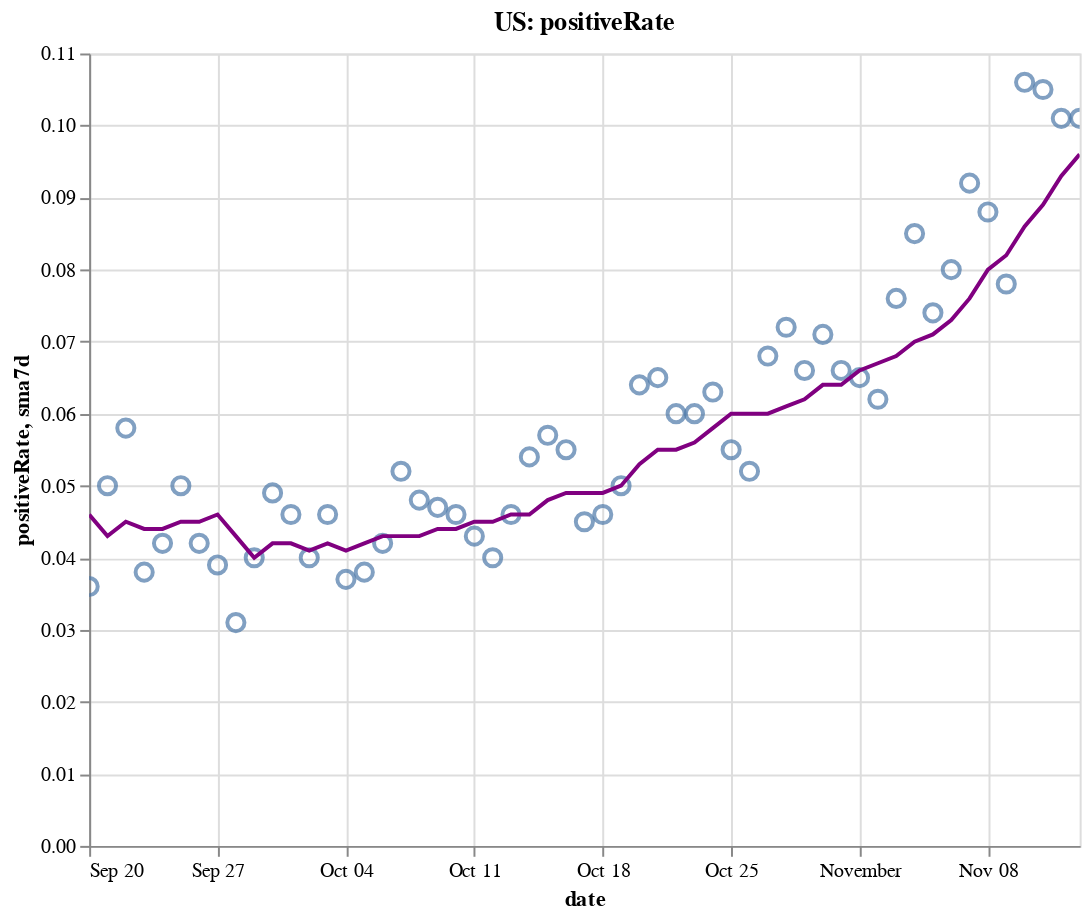

Source (notebook cell):
### Code cell
create_plot(us, 'positiveRate')

### Figure 1 — Vega-Lite specification as saved in the notebook (floating-point values rounded to 4 significant figures)
{"config": {"view": {"continuousWidth": 400, "continuousHeight": 300}}, "layer": [{"layer": [{"mark": {"type": "point", "size": 75}, "encoding": {"tooltip": [{"type": "temporal", "field": "date"}, {"type": "quantitative", "field": "positiveRate"}, {"type": "quantitative", "field": "sma7d"}], "x": {"type": "temporal", "field": "date"}, "y": {"type": "quantitative", "field": "positiveRate"}}, "selection": {"selector004": {"type": "interval", "bind": "scales", "encodings": ["x", "y"]}}}, {"mark": {"type": "line", "color": "purple"}, "encoding": {"x": {"type": "temporal", "field": "date"}, "y": {"type": "quantitative", "field": "sma7d"}}}]}, {"mark": {"type": "rule", "color": "#aaa"}, "encoding": {"x": {"type": "temporal", "field": "date"}}, "transform": [{"filter": {"selection": "selector003"}}]}, {"mark": "circle", "encoding": {"opacity": {"condition": {"value": 1, "selection": "selector003"}, "value": 0}, "tooltip": [{"type": "temporal", "field": "date"}, {"type": "quantitative", "field": "positiveRate"}, {"type": "quantitative", "field": "sma7d"}], "x": {"type": "temporal", "field": "date"}, "y": {"type": "quantitative", "field": "positiveRate"}}, "selection": {"selector003": {"type": "single", "encodings": ["x"], "on": "mouseover", "nearest": true, "empty": "none"}}}, {"mark": {"type": "text", "align": "left", "dx": 5, "dy": -5, "stroke": "white", "strokeWidth": 2}, "encoding": {"text": {"type": "quantitative", "field": "positiveRate"}, "tooltip": [{"type": "temporal", "field": "date"}, {"type": "quantitative", "field": "positiveRate"}, {"type": "quantitative", "field": "sma7d"}], "x": {"type": "temporal", "field": "date"}, "y": {"type": "quantitative", "field": "positiveRate"}}, "transform": [{"filter": {"selection": "selector003"}}]}, {"mark": {"type": "text", "align": "left", "dx": 5, "dy": -5}, "encoding": {"text": {"type": "quantitative", "field": "positiveRate"}, "tooltip": [{"type": "temporal", "field": "date"}, {"type": "quantitative", "field": "positiveRate"}, {"type": "quantitative", "field": "sma7d"}], "x": {"type": "temporal", "field": "date"}, "y": {"type": "quantitative", "field": "positiveRate"}}, "transform": [{"filter": {"selection": "selector003"}}]}], "data": {"name": "data-4106d14035ab57eb130902a0e2f396e9"}, "height": 400, "title": "US: positiveRate", "width": 500, "$schema": "https://vega.github.io/schema/vega-lite/v4.8.1.json", "datasets": {"data-4106d14035ab57eb130902a0e2f396e9": [{"date": "2020-09-20T00:00:00", "totalTestResultsIncrease": 978400.0, "positiveIncrease": 35690.0, "death": 191600.0, "deathIncrease": 327.0, "positiveRate": 0.036, "state": "US", "sma7d": 0.046}, {"date": "2020-09-21T00:00:00", "totalTestResultsIncrease": 775000.0, "positiveIncrease": 39060.0, "death": 191900.0, "deathIncrease": 287.0, "positiveRate": 0.05, "state": "US", "sma7d": 0.043}, {"date": "2020-09-22T00:00:00", "totalTestResultsIncrease": 850800.0, "positiveIncrease": 49350.0, "death": 192800.0, "deathIncrease": 854.0, "positiveRate": 0.058, "state": "US", "sma7d": 0.045}, {"date": "2020-09-23T00:00:00", "totalTestResultsIncrease": 1010000.0, "positiveIncrease": 38550.0, "death": 193900.0, "deathIncrease": 1159.0, "positiveRate": 0.038, "state": "US", "sma7d": 0.044}, {"date": "2020-09-24T00:00:00", "totalTestResultsIncrease": 1038000.0, "positiveIncrease": 43240.0, "death": 194800.0, "deathIncrease": 921.0, "positiveRate": 0.042, "state": "US", "sma7d": 0.044}, {"date": "2020-09-25T00:00:00", "totalTestResultsIncrease": 1112000.0, "positiveIncrease": 55140.0, "death": 195700.0, "deathIncrease": 844.0, "positiveRate": 0.05, "state": "US", "sma7d": 0.045}, {"date": "2020-09-26T00:00:00", "totalTestResultsIncrease": 1123000.0, "positiveIncrease": 47580.0, "death": 196600.0, "deathIncrease": 869.0, "positiveRate": 0.042, "state": "US", "sma7d": 0.045}, {"date": "2020-09-27T00:00:00", "totalTestResultsIncrease": 905600.0, "positiveIncrease": 35060.0, "death": 196900.0, "deathIncrease": 307.0, "positiveRate": 0.039, "state": "US", "sma7d": 0.046}, {"date": "2020-09-28T00:00:00", "totalTestResultsIncrease": 1164000.0, "positiveIncrease": 36060.0, "death": 197100.0, "deathIncrease": 257.0, "positiveRate": 0.031, "state": "US", "sma7d": 0.043}, {"date": "2020-09-29T00:00:00", "totalTestResultsIncrease": 914100.0, "positiveIncrease": 36290.0, "death": 197900.0, "deathIncrease": 739.0, "positiveRate": 0.04, "state": "US", "sma7d": 0.04}, {"date": "2020-09-30T00:00:00", "totalTestResultsIncrease": 904400.0, "positiveIncrease": 44270.0, "death": 198900.0, "deathIncrease": 1061.0, "positiveRate": 0.049, "state": "US", "sma7d": 0.042}, {"date": "2020-10-01T00:00:00", "totalTestResultsIncrease": 998200.0, "positiveIncrease": 45480.0, "death": 199800.0, "deathIncrease": 851.0, "positiveRate": 0.046, "state": "US", "sma7d": 0.042}, {"date": "2020-10-02T00:00:00", "totalTestResultsIncrease": 1242000.0, "positiveIncrease": 49130.0, "death": 200600.0, "deathIncrease": 835.0, "positiveRate": 0.04, "state": "US", "sma7d": 0.041}, {"date": "2020-10-03T00:00:00", "totalTestResultsIncrease": 1100000.0, "positiveIncrease": 51010.0, "death": 201400.0, "deathIncrease": 741.0, "positiveRate": 0.046, "state": "US", "sma7d": 0.042}, {"date": "2020-10-04T00:00:00", "totalTestResultsIncrease": 1029000.0, "positiveIncrease": 38290.0, "death": 201700.0, "deathIncrease": 363.0, "positiveRate": 0.037, "state": "US", "sma7d": 0.041}, {"date": "2020-10-05T00:00:00", "totalTestResultsIncrease": 990500.0, "positiveIncrease": 37860.0, "death": 202000.0, "deathIncrease": 326.0, "positiveRate": 0.038, "state": "US", "sma7d": 0.042}, {"date": "2020-10-06T00:00:00", "totalTestResultsIncrease": 907000.0, "positiveIncrease": 38420.0, "death": 202700.0, "deathIncrease": 634.0, "positiveRate": 0.042, "state": "US", "sma7d": 0.043}, {"date": "2020-10-07T00:00:00", "totalTestResultsIncrease": 973500.0, "positiveIncrease": 50560.0, "death": 203600.0, "deathIncrease": 916.0, "positiveRate": 0.052, "state": "US", "sma7d": 0.043}, {"date": "2020-10-08T00:00:00", "totalTestResultsIncrease": 1149000.0, "positiveIncrease": 55120.0, "death": 204600.0, "deathIncrease": 986.0, "positiveRate": 0.048, "state": "US", "sma7d": 0.043}, {"date": "2020-10-09T00:00:00", "totalTestResultsIncrease": 1201000.0, "positiveIncrease": 56720.0, "death": 205500.0, "deathIncrease": 893.0, "positiveRate": 0.047, "state": "US", "sma7d": 0.044}, {"date": "2020-10-10T00:00:00", "totalTestResultsIncrease": 1247000.0, "positiveIncrease": 57250.0, "death": 206100.0, "deathIncrease": 665.0, "positiveRate": 0.046, "state": "US", "sma7d": 0.044}, {"date": "2020-10-11T00:00:00", "totalTestResultsIncrease": 1083000.0, "positiveIncrease": 46700.0, "death": 206600.0, "deathIncrease": 466.0, "positiveRate": 0.043, "state": "US", "sma7d": 0.045}, {"date": "2020-10-12T00:00:00", "totalTestResultsIncrease": 1064000.0, "positiveIncrease": 42780.0, "death": 206900.0, "deathIncrease": 287.0, "positiveRate": 0.04, "state": "US", "sma7d": 0.045}, {"date": "2020-10-13T00:00:00", "totalTestResultsIncrease": 1041000.0, "positiveIncrease": 48150.0, "death": 207600.0, "deathIncrease": 690.0, "positiveRate": 0.046, "state": "US", "sma7d": 0.046}, {"date": "2020-10-14T00:00:00", "totalTestResultsIncrease": 1041000.0, "positiveIncrease": 56240.0, "death": 208400.0, "deathIncrease": 811.0, "positiveRate": 0.054, "state": "US", "sma7d": 0.046}, {"date": "2020-10-15T00:00:00", "totalTestResultsIncrease": 1102000.0, "positiveIncrease": 62850.0, "death": 209300.0, "deathIncrease": 951.0, "positiveRate": 0.057, "state": "US", "sma7d": 0.048}, {"date": "2020-10-16T00:00:00", "totalTestResultsIncrease": 1230000.0, "positiveIncrease": 67940.0, "death": 210200.0, "deathIncrease": 877.0, "positiveRate": 0.055, "state": "US", "sma7d": 0.049}, {"date": "2020-10-17T00:00:00", "totalTestResultsIncrease": 1295000.0, "positiveIncrease": 57750.0, "death": 211000.0, "deathIncrease": 780.0, "positiveRate": 0.045, "state": "US", "sma7d": 0.049}, {"date": "2020-10-18T00:00:00", "totalTestResultsIncrease": 1056000.0, "positiveIncrease": 48630.0, "death": 211400.0, "deathIncrease": 393.0, "positiveRate": 0.046, "state": "US", "sma7d": 0.049}, {"date": "2020-10-19T00:00:00", "totalTestResultsIncrease": 1131000.0, "positiveIncrease": 56900.0, "death": 211800.0, "deathIncrease": 456.0, "positiveRate": 0.05, "state": "US", "sma7d": 0.05}, {"date": "2020-10-20T00:00:00", "totalTestResultsIncrease": 948700.0, "positiveIncrease": 60310.0, "death": 212700.0, "deathIncrease": 832.0, "positiveRate": 0.064, "state": "US", "sma7d": 0.053}, {"date": "2020-10-21T00:00:00", "totalTestResultsIncrease": 939500.0, "positiveIncrease": 60660.0, "death": 213700.0, "deathIncrease": 1024.0, "positiveRate": 0.065, "state": "US", "sma7d": 0.055}, {"date": "2020-10-22T00:00:00", "totalTestResultsIncrease": 1219000.0, "positiveIncrease": 72890.0, "death": 214800.0, "deathIncrease": 1143.0, "positiveRate": 0.06, "state": "US", "sma7d": 0.055}, {"date": "2020-10-23T00:00:00", "totalTestResultsIncrease": 1379000.0, "positiveIncrease": 82260.0, "death": 215800.0, "deathIncrease": 917.0, "positiveRate": 0.06, "state": "US", "sma7d": 0.056}, {"date": "2020-10-24T00:00:00", "totalTestResultsIncrease": 1321000.0, "positiveIncrease": 82740.0, "death": 216700.0, "deathIncrease": 890.0, "positiveRate": 0.063, "state": "US", "sma7d": 0.058}, {"date": "2020-10-25T00:00:00", "totalTestResultsIncrease": 1191000.0, "positiveIncrease": 65090.0, "death": 217000.0, "deathIncrease": 377.0, "positiveRate": 0.055, "state": "US", "sma7d": 0.06}, {"date": "2020-10-26T00:00:00", "totalTestResultsIncrease": 1201000.0, "positiveIncrease": 62100.0, "death": 217400.0, "deathIncrease": 389.0, "positiveRate": 0.052, "state": "US", "sma7d": 0.06}, {"date": "2020-10-27T00:00:00", "totalTestResultsIncrease": 1081000.0, "positiveIncrease": 73000.0, "death": 218300.0, "deathIncrease": 931.0, "positiveRate": 0.068, "state": "US", "sma7d": 0.06}, {"date": "2020-10-28T00:00:00", "totalTestResultsIncrease": 1086000.0, "positiveIncrease": 78640.0, "death": 219400.0, "deathIncrease": 1025.0, "positiveRate": 0.072, "state": "US", "sma7d": 0.061}, {"date": "2020-10-29T00:00:00", "totalTestResultsIncrease": 1325000.0, "positiveIncrease": 87990.0, "death": 220400.0, "deathIncrease": 1049.0, "positiveRate": 0.066, "state": "US", "sma7d": 0.062}, {"date": "2020-10-30T00:00:00", "totalTestResultsIncrease": 1362000.0, "positiveIncrease": 96710.0, "death": 221400.0, "deathIncrease": 933.0, "positiveRate": 0.071, "state": "US", "sma7d": 0.064}, {"date": "2020-10-31T00:00:00", "totalTestResultsIncrease": 1374000.0, "positiveIncrease": 90490.0, "death": 222300.0, "deathIncrease": 963.0, "positiveRate": 0.066, "state": "US", "sma7d": 0.064}, {"date": "2020-11-01T00:00:00", "totalTestResultsIncrease": 1140000.0, "positiveIncrease": 74050.0, "death": 222700.0, "deathIncrease": 391.0, "positiveRate": 0.065, "state": "US", "sma7d": 0.066}, {"date": "2020-11-02T00:00:00", "totalTestResultsIncrease": 1328000.0, "positiveIncrease": 82250.0, "death": 223200.0, "deathIncrease": 476.0, "positiveRate": 0.062, "state": "US", "sma7d": 0.067}, {"date": "2020-11-03T00:00:00", "totalTestResultsIncrease": 1126000.0, "positiveIncrease": 86080.0, "death": 224700.0, "deathIncrease": 1529.0, "positiveRate": 0.076, "state": "US", "sma7d": 0.068}, {"date": "2020-11-04T00:00:00", "totalTestResultsIncrease": 1207000.0, "positiveIncrease": 103100.0, "death": 225800.0, "deathIncrease": 1116.0, "positiveRate": 0.085, "state": "US", "sma7d": 0.07}, {"date": "2020-11-05T00:00:00", "totalTestResultsIncrease": 1564000.0, "positiveIncrease": 116200.0, "death": 227000.0, "deathIncrease": 1124.0, "positiveRate": 0.074, "state": "US", "sma7d": 0.071}, {"date": "2020-11-06T00:00:00", "totalTestResultsIncrease": 1562000.0, "positiveIncrease": 125300.0, "death": 228100.0, "deathIncrease": 1186.0, "positiveRate": 0.08, "state": "US", "sma7d": 0.073}, {"date": "2020-11-07T00:00:00", "totalTestResultsIncrease": 1406000.0, "positiveIncrease": 129200.0, "death": 229200.0, "deathIncrease": 1104.0, "positiveRate": 0.092, "state": "US", "sma7d": 0.076}, {"date": "2020-11-08T00:00:00", "totalTestResultsIncrease": 1259000.0, "positiveIncrease": 110800.0, "death": 229700.0, "deathIncrease": 487.0, "positiveRate": 0.088, "state": "US", "sma7d": 0.08}, {"date": "2020-11-09T00:00:00", "totalTestResultsIncrease": 1519000.0, "positiveIncrease": 118700.0, "death": 230300.0, "deathIncrease": 580.0, "positiveRate": 0.078, "state": "US", "sma7d": 0.082}, {"date": "2020-11-10T00:00:00", "totalTestResultsIncrease": 1237000.0, "positiveIncrease": 131000.0, "death": 231700.0, "deathIncrease": 1347.0, "positiveRate": 0.106, "state": "US", "sma7d": 0.086}, {"date": "2020-11-11T00:00:00", "totalTestResultsIncrease": 1382000.0, "positiveIncrease": 144500.0, "death": 233200.0, "deathIncrease": 1565.0, "positiveRate": 0.105, "state": "US", "sma7d": 0.089}, {"date": "2020-11-12T00:00:00", "totalTestResultsIncrease": 1490000.0, "positiveIncrease": 150500.0, "death": 234300.0, "deathIncrease": 1104.0, "positiveRate": 0.101, "state": "US", "sma7d": 0.093}, {"date": "2020-11-13T00:00:00", "totalTestResultsIncrease": 1684000.0, "positiveIncrease": 170300.0, "death": 235500.0, "deathIncrease": 1301.0, "positiveRate": 0.101, "state": "US", "sma7d": 0.096}]}}
